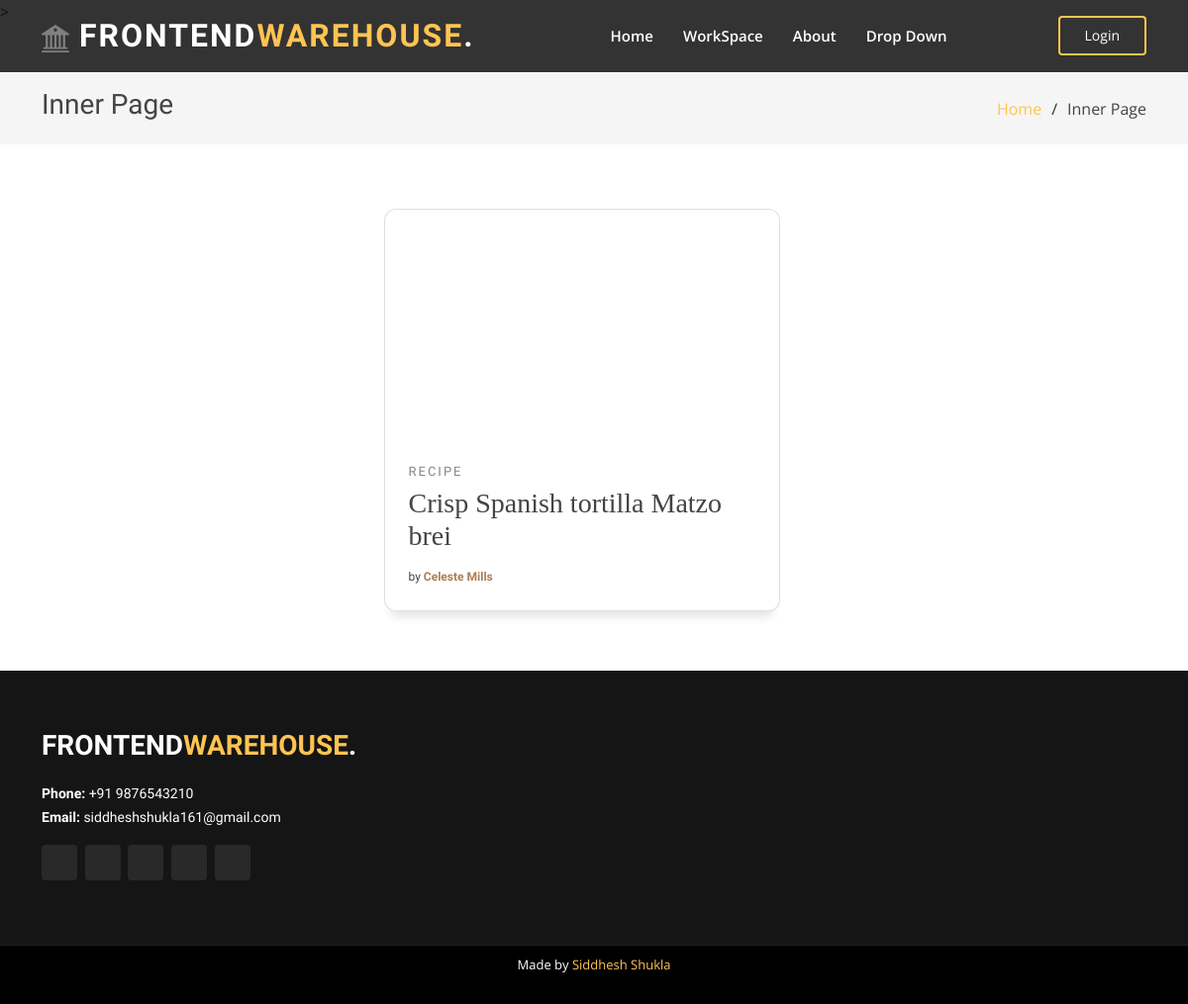
The app's page /, older data.
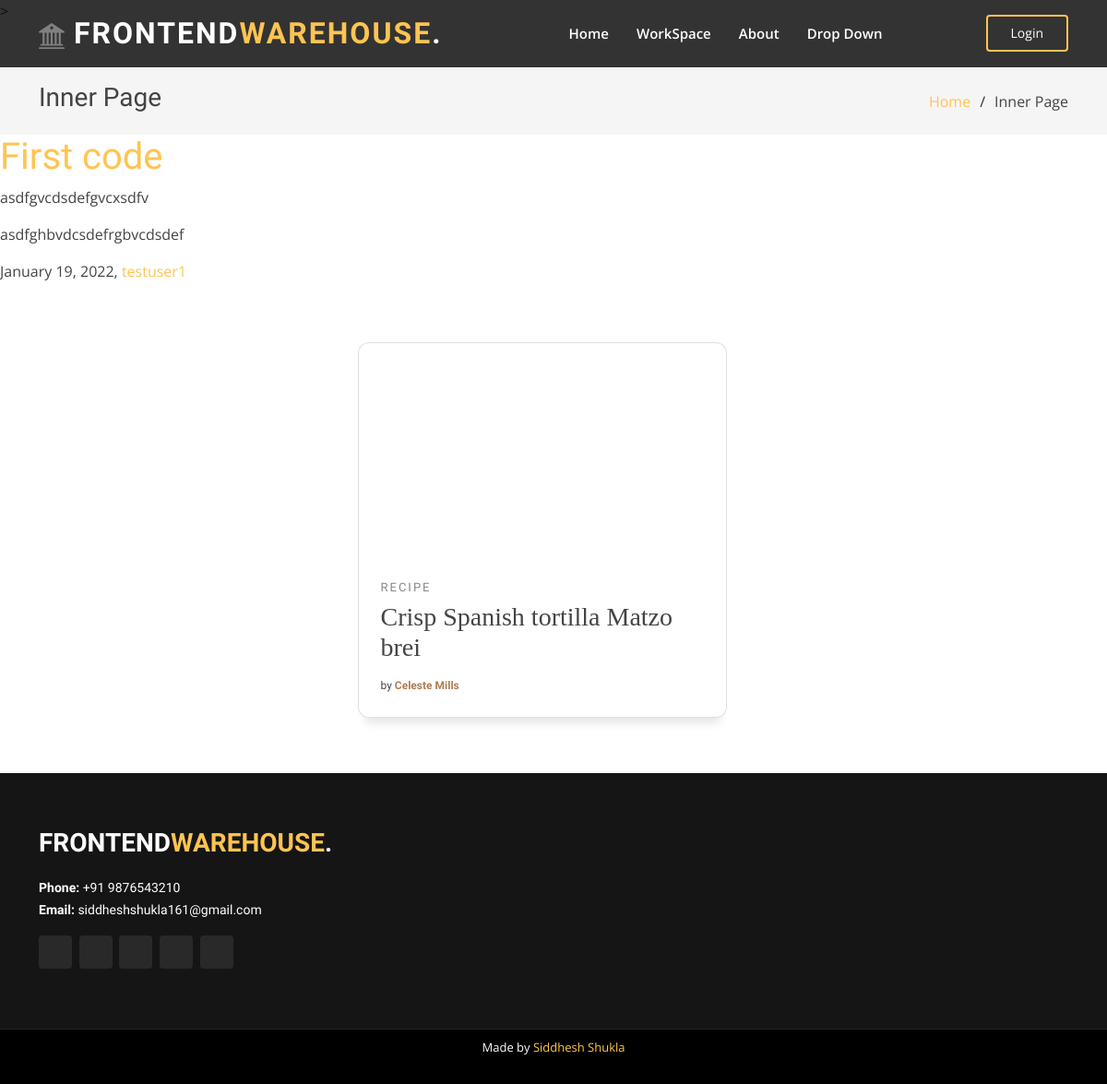
The same page, newer data.
### main/models.py (models this page shows, shortened)
class Post(models.Model):
    title = models.CharField(max_length=100)
    html = models.TextField()
    css = models.TextField()
    date_posted = models.DateTimeField(default=timezone.now)
    author = models.ForeignKey(User, on_delete=models.CASCADE)

### main/views.py (the view, shortened to what this page needs)
# urls.py: 2. Add a URL to urlpatterns:  path('', views.home, name='home')
def home(request):
    context = {
        'posts': Post.objects.all()
    }
    if request.method =='GET':
        return render(request, 'main/index.html', context)

### main/templates/main/index.html (shortened to what this page needs)
{% extends "main/base.html" %} {% block content_1 %} {% for post in posts %}
<div>
  <h1><a href="#">{{ post.title }}</a></h1>
  <p>{{ post.html }}</p>
  <p>{{ post.css }}</p>
  <a>{{ post.date_posted|date:"F d, Y" }}, </a>
  <a href="#">{{ post.author }}</a>
</div>
{% endfor %}
<section class="cards">
  <article class="card card--1">
    <a href="#" class="card_link">
      <div class="card__img--hover"></div>
    </a>
    <div class="card__info">
      <span class="card__category"> Recipe</span>
      <h3 class="card__title">Crisp Spanish tortilla Matzo brei</h3>
      <span class="card__by"
        >by
        <a href="#" class="card__author" title="author">Celeste Mills</a></span
      >
    </div>
  </article>
</section>
{% endblock content_1 %}

Row changes from the older to the newer data that the page shows:
added Post: title "First code", html "asdfgvcdsdefgvcxsdfv", css "asdfghbvdcsdefrgbvcdsdef", date_posted "January 19, 2022", author "testuser1"
